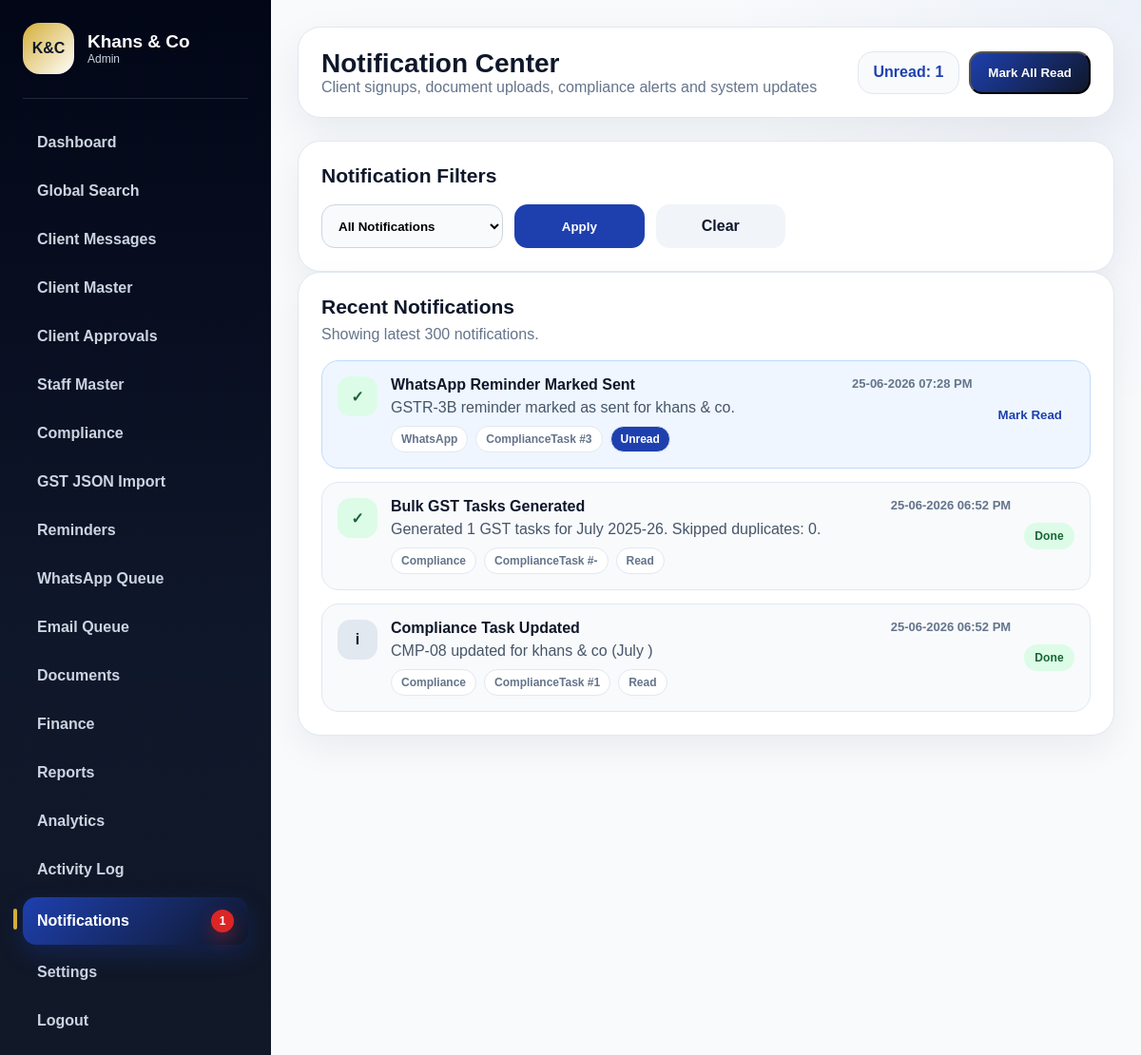
The app's page /admin/notifications (signed in), older data.
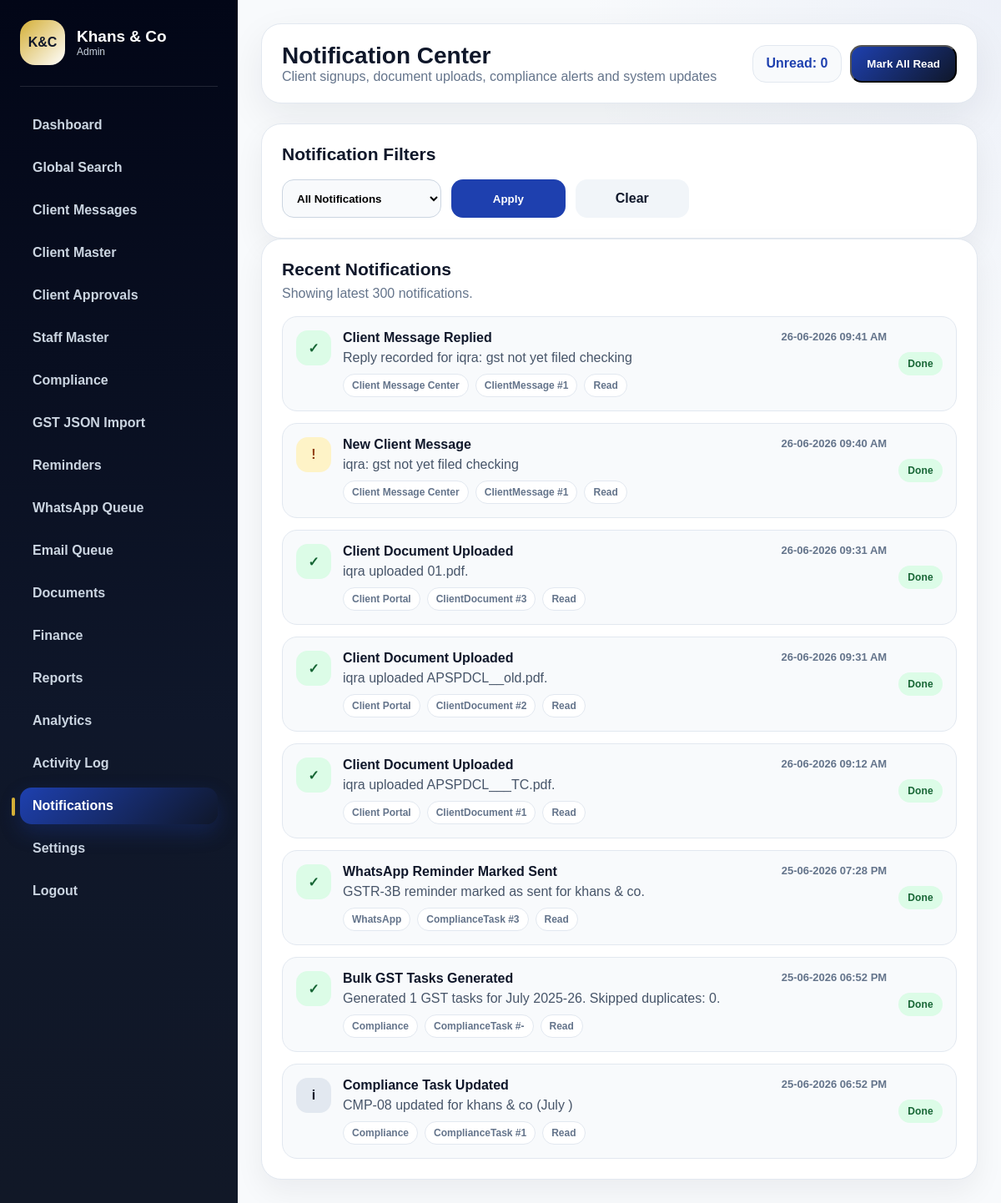
The same page, newer data.
### app/database/models.py (models this page shows)
class Notification(db.Model):
    __tablename__ = "notifications"
    id = db.Column(db.Integer, primary_key=True)
    title = db.Column(db.String(180), nullable=False)
    message = db.Column(db.Text, nullable=True)
    notification_type = db.Column(db.String(50), nullable=False, default="info")
    module = db.Column(db.String(80), nullable=True)
    record_type = db.Column(db.String(80), nullable=True)
    record_id = db.Column(db.Integer, nullable=True)
    is_read = db.Column(db.Boolean, default=False)
    created_at = db.Column(db.DateTime, default=datetime.utcnow)

### app/admin/notification_routes.py (the view)
@admin_bp.route("/notifications")
def notifications():
    if not admin_required():
        return redirect(url_for("auth.login"))
    status = request.args.get("status", "").strip()
    query = Notification.query
    if status == "unread":
        query = query.filter_by(is_read=False)
    if status == "read":
        query = query.filter_by(is_read=True)
    notifications = query.order_by(Notification.id.desc()).limit(300).all()
    unread_count = Notification.query.filter_by(is_read=False).count()
    return render_template(
        "admin/notifications.html",
        notifications=notifications,
        unread_count=unread_count,
        selected_status=status
    )

### app/__init__.py (called while the page is built)
def create_app():
    app = Flask(__name__, template_folder="templates", static_folder="static")
    app.config.from_object(Config)
    db.init_app(app)
    migrate.init_app(app, db)
    init_validation_hooks(app)
    @app.context_processor
    def inject_notification_count():
        try:
            unread_notifications_count = Notification.query.filter_by(is_read=False).count()
        except Exception:
            unread_notifications_count = 0
        return dict(unread_notifications_count=unread_notifications_count)
    from app.auth.routes import auth_bp
    from app.admin.routes import admin_bp
    from app.client.routes import client_bp
    app.register_blueprint(auth_bp)
    app.register_blueprint(admin_bp)
    app.register_blueprint(client_bp)
    return app

### app/admin/notification_routes.py (called while the page is built)
def admin_required():
    return session.get("user_role") in ["super_admin", "admin", "partner", "manager", "staff"]

### app/utils/validation_hooks.py (called while the page is built, shortened)
def init_validation_hooks(app):
    @app.before_request
    def validate_common_form_fields():
        if request.method != "POST":
            return None

### app/templates/admin/notifications.html (shortened to what this page needs)
{% extends "shared/base.html" %}
{% block body %}
<div class="app-layout">
    {% include "shared/admin_sidebar.html" %}
    <main class="main">
        <header class="topbar">
            <div>
                <h1>Notification Center</h1>
                <p>Client signups, document uploads, compliance alerts and system updates</p>
            </div>
            <div class="profile-actions">
                <div class="profile">Unread: {{ unread_count }}</div>
                <form method="POST" action="{{ url_for('admin.mark_all_notifications_read') }}">
                    <button class="top-action" type="submit">Mark All Read</button>
                </form>
            </div>
        </header>
        <section class="panel">
            <h3>Notification Filters</h3>
            <form method="GET" class="smart-filter">
                <select name="status">
                    <option value="" {% if selected_status == "" %}selected{% endif %}>All Notifications</option>
                </select>
                <button type="submit">Apply</button>
                <a href="{{ url_for('admin.notifications') }}">Clear</a>
            </form>
        </section>
        <section class="panel">
            <h3>Recent Notifications</h3>
            <p>Showing latest 300 notifications.</p>
            <div class="notification-list">
                {% for item in notifications %}
                    <div class="notification-item {% if not item.is_read %}unread{% endif %}">
                        <div class="notification-icon {{ item.notification_type }}">
                            {% if item.notification_type == "success" %}✓
                            {% elif item.notification_type == "warning" %}!
                            {% elif item.notification_type == "danger" %}×
                            {% else %}i
                            {% endif %}
                        </div>
                        <div class="notification-content">
                            <div class="notification-head">
                                <strong>{{ item.title }}</strong>
                                <span>{{ item.created_at.strftime("%d-%m-%Y %I:%M %p") }}</span>
                            </div>
                            <p>{{ item.message or "-" }}</p>
                            <div class="notification-meta">
                                <span>{{ item.module or "System" }}</span>
                                {% if item.record_type %}
                                    <span>{{ item.record_type }} #{{ item.record_id or "-" }}</span>
                                {% endif %}
                                {% if not item.is_read %}
                                    <span class="unread-pill">Unread</span>
                                {% else %}
                                    <span>Read</span>
                                {% endif %}
                            </div>
                        </div>
                        <div class="notification-actions">
                            {% if not item.is_read %}
                                <form method="POST" action="{{ url_for('admin.mark_notification_read', notification_id=item.id) }}">
                                    <button type="submit" class="mark-read-btn">Mark Read</button>
                                </form>
                            {% else %}
                                <span class="badge active">Done</span>
                            {% endif %}
                        </div>
                    </div>
                {% else %}
                    <div class="empty">No notifications found.</div>
                {% endfor %}
            </div>
        </section>
    </main>
</div>
{% endblock %}

### app/templates/shared/base.html (shortened to what this page needs)
<!DOCTYPE html>
<html lang="en">
<head>
    <link rel="stylesheet" href="{{ url_for('static', filename='css/style.css') }}">
</head>
<body>
    {% block body %}{% endblock %}
</body>
</html>

### app/templates/shared/admin_sidebar.html (shortened to what this page needs)
<aside class="sidebar">
    <div class="side-brand">
        <div class="side-logo">K&C</div>
        <div>
            <h2>Khans & Co</h2>
            <p>{{ session.get("user_role", "Admin")|replace("_", " ")|title }}</p>
        </div>
    </div>
    <nav>
        <a class="{% if request.endpoint == 'admin.dashboard' %}active{% endif %}" href="{{ url_for('admin.dashboard') }}">Dashboard</a>
        <a class="{% if request.endpoint == 'admin.global_search' %}active{% endif %}" href="{{ url_for('admin.global_search') }}">Global Search</a>
        <a class="{% if request.endpoint in ['admin.client_messages','admin.client_message_detail'] %}active{% endif %}" href="{{ url_for('admin.client_messages') }}">Client Messages</a>
        {% if session.get("user_role") in ["super_admin", "admin", "partner", "manager"] %}
            <a class="{% if request.endpoint in ['admin.clients','admin.add_client','admin.view_client','admin.edit_client'] %}active{% endif %}" href="{{ url_for('admin.clients') }}">Client Master</a>
            <a class="{% if request.endpoint == 'admin.client_approvals' %}active{% endif %}" href="{{ url_for('admin.client_approvals') }}">Client Approvals</a>
        {% endif %}
        {% if session.get("user_role") in ["super_admin", "admin", "partner"] %}
            <a class="{% if request.endpoint in ['admin.staff','admin.add_staff','admin.edit_staff'] %}active{% endif %}" href="{{ url_for('admin.staff') }}">Staff Master</a>
        {% endif %}
        {% if session.get("user_role") in ["super_admin", "admin", "partner", "manager", "staff"] %}
            <a class="" href="{{ url_for('admin.compliance_dashboard') }}">Compliance</a>
            <a class="{% if request.endpoint == 'admin.gst_json_import' %}active{% endif %}" href="{{ url_for('admin.gst_json_import') }}">GST JSON Import</a>
            <a class="{% if request.endpoint == 'admin.reminders' %}active{% endif %}" href="{{ url_for('admin.reminders') }}">Reminders</a>
            <a class="{% if request.endpoint == 'admin.whatsapp_queue' %}active{% endif %}" href="{{ url_for('admin.whatsapp_queue') }}">WhatsApp Queue</a>
            <a class="{% if request.endpoint == 'admin.email_queue' %}active{% endif %}" href="{{ url_for('admin.email_queue') }}">Email Queue</a>
        {% endif %}
        <a class="{% if request.endpoint in ['admin.all_documents','admin.client_documents'] %}active{% endif %}" href="{{ url_for('admin.all_documents') }}">Documents</a>
        <a href="#">Finance</a>
        <a href="#">Reports</a>
        <a href="#">Analytics</a>
        {% if session.get("user_role") in ["super_admin", "admin", "partner"] %}
            <a class="{% if request.endpoint == 'admin.activity_log' %}active{% endif %}" href="{{ url_for('admin.activity_log') }}">Activity Log</a>
        {% endif %}
        <a class="sidebar-notification-link {% if request.endpoint == 'admin.notifications' %}active{% endif %}" href="{{ url_for('admin.notifications') }}">
            <span>Notifications</span>
            {% if unread_notifications_count and unread_notifications_count > 0 %}
                <strong class="notification-badge">{{ unread_notifications_count }}</strong>
            {% endif %}
        </a>
        {% if session.get("user_role") in ["super_admin", "admin", "partner"] %}
            <a class="{% if request.endpoint == 'admin.firm_settings' %}active{% endif %}" href="{{ url_for('admin.firm_settings') }}">Settings</a>
        {% endif %}
        <a href="{{ url_for('auth.logout') }}">Logout</a>
    </nav>
</aside>

### app/static/css/modules/base.css (style rules this page uses)
* { margin: 0; padding: 0; box-sizing: border-box; }
body { font-family: Arial, Helvetica, sans-serif; background: #f8fafc; color: #0f172a; }
a { text-decoration: none; }
:root { --kc-primary: #0f172a; --kc-blue: #1e40af; --kc-gold: #d4af37; --kc-bg: #f8fafc; --kc-card: #ffffff; --kc-border: #e2e8f0; --kc-muted: #64748b; --kc-success: #16a34a; --kc-warning: #f59e0b; --kc-danger: #dc2626; }

### app/static/css/modules/layout.css (style rules this page uses)
.app-layout { min-height: 100vh; display: flex; background: var(--kc-bg); }
.sidebar { width: 285px; min-height: 100vh; background: linear-gradient(180deg, #020617, #0f172a 60%, #111827); color: white; padding: 24px; }
.side-brand { display: flex; gap: 14px; align-items: center; padding-bottom: 25px; border-bottom: 1px solid rgba(255,255,255,.12); margin-bottom: 24px; }
.side-logo { width: 54px; height: 54px; border-radius: 18px; background: linear-gradient(135deg, var(--kc-gold), #fff); color: var(--kc-primary); display: flex; align-items: center; justify-content: center; font-weight: 900; }
.side-brand h2 { font-size: 19px; }
.side-brand p { font-size: 12px; color: #cbd5e1; }
.sidebar nav { display: grid; gap: 7px; }
.sidebar a { color: #cbd5e1; padding: 13px 15px; border-radius: 14px; font-weight: 700; }
.sidebar a:hover, .sidebar a.active { background: var(--kc-blue); color: white; }
.main { flex: 1; padding: 28px; }
.topbar { background: white; border: 1px solid var(--kc-border); border-radius: 24px; padding: 22px 24px; display: flex; justify-content: space-between; align-items: center; box-shadow: 0 16px 45px rgba(15,23,42,.07); margin-bottom: 24px; }
.topbar h1 { font-size: 28px; }
.topbar p { color: var(--kc-muted); }
.profile { background: #f8fafc; border: 1px solid var(--kc-border); padding: 12px 16px; border-radius: 16px; font-weight: 800; color: var(--kc-blue); }

### app/static/css/modules/dashboard.css (style rules this page uses)
.panel { background: white; border: 1px solid var(--kc-border); border-radius: 24px; padding: 24px; box-shadow: 0 14px 35px rgba(15,23,42,.06); }
.panel h3 { font-size: 21px; margin-bottom: 8px; }
.panel p { color: var(--kc-muted); margin-bottom: 18px; }

### app/static/css/modules/forms.css (style rules this page uses)
.smart-filter { display: grid; grid-template-columns: 1.4fr 1fr 1fr 1fr 1fr auto auto; gap: 12px; margin-top: 18px; }
.smart-filter input, .smart-filter select { height: 46px; border: 1px solid #cbd5e1; border-radius: 14px; padding: 0 13px; outline: none; background: #f8fafc; font-weight: 700; }
.smart-filter button, .smart-filter a { border: none; background: var(--kc-blue); color: white; border-radius: 14px; padding: 0 18px; font-weight: 900; cursor: pointer; display: flex; align-items: center; justify-content: center; }
.smart-filter a { background: #f1f5f9; color: var(--kc-primary); }

Row changes from the older to the newer data that the page shows:
added Notification: title "Client Message Replied", created_at "26-06-2026 09:41 AM", message "Reply recorded for iqra: gst not yet filed checking", module "Client Message Center", record_type "ClientMessage", record "1", is_read "Read"
added Notification: title "New Client Message", created_at "26-06-2026 09:40 AM", message "iqra: gst not yet filed checking", module "Client Message Center", record_type "ClientMessage", record "1", is_read "Read", notification_type "warning" (drawn)
added Notification: title "Client Document Uploaded", created_at "26-06-2026 09:31 AM", message "iqra uploaded 01.pdf.", module "Client Portal", record_type "ClientDocument", record "3", is_read "Read"
added Notification: title "Client Document Uploaded", created_at "26-06-2026 09:31 AM", message "iqra uploaded APSPDCL__old.pdf.", module "Client Portal", record_type "ClientDocument", record "2", is_read "Read"
added Notification: title "Client Document Uploaded", created_at "26-06-2026 09:12 AM", message "iqra uploaded APSPDCL___TC.pdf.", module "Client Portal", record_type "ClientDocument", record "1", is_read "Read"
changed Notification "WhatsApp Reminder Marked Sent": is_read "Unread Mark Read" → "Read Done"
Text that changed along with them:
{{ unread_count }}: "1" → "0"
{{ unread_notifications_count }}: "1" → (not shown)
